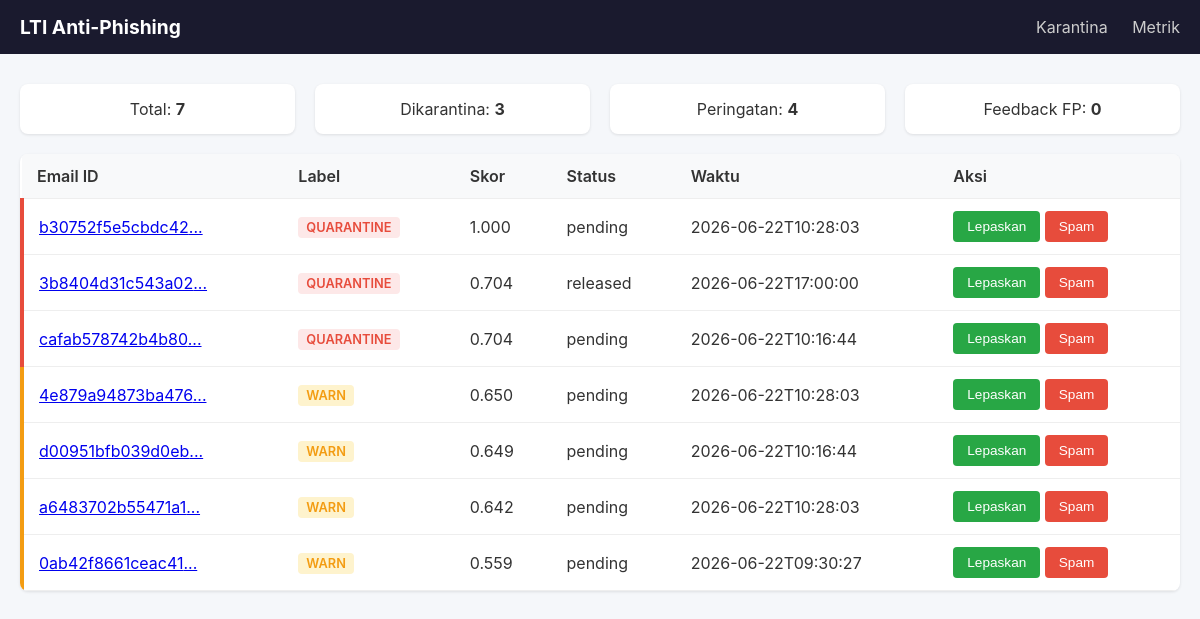
The page / on the database its author committed.
### database/models.py (models this page shows)
class QuarantineEmail(Base):
    __tablename__ = "quarantine_emails"
    id = Column(Integer, primary_key=True, autoincrement=True)
    email_id = Column(String(64), unique=True, nullable=False, index=True)
    received_at = Column(String(32), nullable=False)
    label = Column(String(16), nullable=False)
    fused_score = Column(Float, nullable=False)
    sa_score = Column(Float, default=0.0)
    ml_probability = Column(Float, default=0.0)
    xai_summary = Column(Text, default="")
    routing_reason = Column(Text, default="")
    raw_content_hash = Column(String(64), default="")
    status = Column(String(16), default=EmailStatus.PENDING.value)
    subject = Column(String(512), default="")
    sender = Column(String(256), default="")
    created_at = Column(DateTime, default=datetime.datetime.utcnow)

### dashboard/app.py (the view)
@app.get("/")
async def index(request: Request, db: Session = Depends(get_db)):
    emails = db.query(QuarantineEmail).order_by(
        QuarantineEmail.fused_score.desc()
    ).limit(100).all()
    total = db.query(func.count(QuarantineEmail.id)).scalar() or 0
    quarantine_count = db.query(func.count(QuarantineEmail.id)).filter(
        QuarantineEmail.label == "QUARANTINE"
    ).scalar() or 0
    warn_count = db.query(func.count(QuarantineEmail.id)).filter(
        QuarantineEmail.label == "WARN"
    ).scalar() or 0
    feedback_count = db.query(func.count(Feedback.id)).scalar() or 0
    return templates.TemplateResponse(request, "quarantine.html", {
        "emails": emails,
        "total": total,
        "quarantine_count": quarantine_count,
        "warn_count": warn_count,
        "feedback_count": feedback_count,
    })

### dashboard/templates/quarantine.html
{% extends "base.html" %}
{% block content %}
<div class="stats-bar">
    <div class="stat">Total: <strong>{{ total }}</strong></div>
    <div class="stat">Dikarantina: <strong>{{ quarantine_count }}</strong></div>
    <div class="stat">Peringatan: <strong>{{ warn_count }}</strong></div>
    <div class="stat">Feedback FP: <strong>{{ feedback_count }}</strong></div>
</div>
<table class="email-table">
    <thead>
        <tr>
            <th>Email ID</th>
            <th>Label</th>
            <th>Skor</th>
            <th>Status</th>
            <th>Waktu</th>
            <th>Aksi</th>
        </tr>
    </thead>
    <tbody>
        {% for email in emails %}
        <tr class="row-{{ email.label.lower() }}">
            <td><a href="/email/{{ email.email_id }}">{{ email.email_id[:16] }}...</a></td>
            <td><span class="badge badge-{{ email.label.lower() }}">{{ email.label }}</span></td>
            <td>{{ "%.3f"|format(email.fused_score) }}</td>
            <td>{{ email.status }}</td>
            <td>{{ email.received_at[:19] }}</td>
            <td>
                <form action="/email/{{ email.email_id }}/release" method="POST" style="display:inline">
                    <button type="submit" class="btn btn-success">Lepaskan</button>
                </form>
                <form action="/email/{{ email.email_id }}/confirm-spam" method="POST" style="display:inline">
                    <button type="submit" class="btn btn-danger">Spam</button>
                </form>
            </td>
        </tr>
        {% endfor %}
    </tbody>
</table>
{% endblock %}

### dashboard/templates/base.html (shortened to what this page needs)
<!DOCTYPE html>
<html lang="id">
<head>
    <link rel="stylesheet" href="/static/style.css">
</head>
<body>
    <nav class="navbar">
        <div class="container">
            <a href="/" class="brand">LTI Anti-Phishing</a>
            <div class="nav-links">
                <a href="/">Karantina</a>
                <a href="/metrics-panel">Metrik</a>
            </div>
        </div>
    </nav>
    <main class="container">
        {% block content %}{% endblock %}
    </main>
</body>
</html>

### dashboard/static/style.css (style rules this page uses)
* { margin: 0; padding: 0; box-sizing: border-box; }
body { font-family: -apple-system, BlinkMacSystemFont, "Segoe UI", Roboto, Arial, sans-serif; background: #f5f7fa; color: #333; }
.container { max-width: 1200px; margin: 0 auto; padding: 0 20px; }
.navbar { background: #1a1a2e; color: #fff; padding: 15px 0; margin-bottom: 30px; }
.navbar .container { display: flex; justify-content: space-between; align-items: center; }
.navbar .brand { font-size: 1.2rem; font-weight: 700; color: #fff; text-decoration: none; }
.nav-links a { color: #ccc; margin-left: 20px; text-decoration: none; }
.stats-bar { display: flex; gap: 20px; margin-bottom: 20px; }
.stat { background: #fff; padding: 15px 20px; border-radius: 8px; box-shadow: 0 1px 3px rgba(0,0,0,0.1); flex: 1; text-align: center; }
.email-table { width: 100%; border-collapse: collapse; background: #fff; border-radius: 8px; overflow: hidden; box-shadow: 0 1px 3px rgba(0,0,0,0.1); }
.email-table th, .email-table td { padding: 12px 15px; text-align: left; border-bottom: 1px solid #eee; }
.email-table th { background: #f8f9fa; font-weight: 600; }
.row-quarantine { border-left: 4px solid #e74c3c; }
.row-warn { border-left: 4px solid #f39c12; }
.badge { display: inline-block; padding: 3px 8px; border-radius: 4px; font-size: 0.8rem; font-weight: 600; }
.badge-quarantine { background: #fde8e8; color: #e74c3c; }
.badge-warn { background: #fef3cd; color: #f39c12; }
.btn { padding: 8px 14px; border: none; border-radius: 4px; cursor: pointer; font-size: 0.85rem; }
.btn-success { background: #28a745; color: #fff; }
.btn-danger { background: #e74c3c; color: #fff; }

### rows shown on the page
QuarantineEmail: email "b30752f5e5cbdc42", label "QUARANTINE", fused_score "1.000", status "pending", received_at "2026-06-22T10:28:03"
QuarantineEmail: email "3b8404d31c543a02", label "QUARANTINE", fused_score "0.704", status "released", received_at "2026-06-22T17:00:00"
QuarantineEmail: email "cafab578742b4b80", label "QUARANTINE", fused_score "0.704", status "pending", received_at "2026-06-22T10:16:44"
QuarantineEmail: email "4e879a94873ba476", label "WARN", fused_score "0.650", status "pending", received_at "2026-06-22T10:28:03"
QuarantineEmail: email "d00951bfb039d0eb", label "WARN", fused_score "0.649", status "pending", received_at "2026-06-22T10:16:44"
QuarantineEmail: email "a6483702b55471a1", label "WARN", fused_score "0.642", status "pending", received_at "2026-06-22T10:28:03"
QuarantineEmail: email "0ab42f8661ceac41", label "WARN", fused_score "0.559", status "pending", received_at "2026-06-22T09:30:27"

### other values the page prints
{{ total }} "7"
{{ quarantine_count }} "3"
{{ warn_count }} "4"
{{ feedback_count }} "0"
